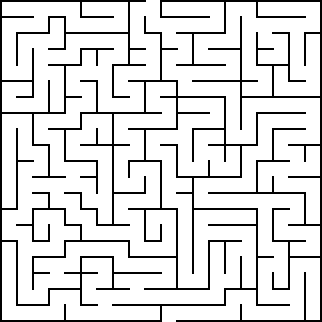
#> input picture src/test1.png, 322 x 322 px, found by its file name
$ python test.py
#> lines starting #> are read from the running program, lines starting #| are printed output that depends on the picture; after the words box and inside, x2 and y2 are one past the last pixel; in counts of white or black regions, pixels touching at a corner belong together
### src1/extract_maze.py
import numpy as np
import cv2
from matplotlib import pyplot as plt


def top_left(img):
    left_top = []
    h,w = img.shape
    for i in range(h):
        for j in range(w):
            if img[i][j] == 255:
                left_top.append(i)
                left_top.append(j)
                return left_top

def bottom_right(img):
    right_bottom = []
    h,w = img.shape
    for i in range(h-1,0,-1):
        for j in range(w-1,0,-1):
            if img[i][j] == 255:
                right_bottom.append(i)
                right_bottom.append(j)
                return right_bottom

def top_right(img):
    right_top = []
    h,w = img.shape
    for i in range(h):
        for j in range(w-1,0,-1):
            if img[i][j] == 255:
                right_top.append(i)
                right_top.append(j)
                return right_top

def bottom_left(img):
    left_bottom = []
    h,w = img.shape
    for i in range(h-1,0,-1):
        for j in range(w):
            if img[i][j] == 255:
                left_bottom.append(i)
                left_bottom.append(j)
                return left_bottom

def make_mask(img_shape,cor):
    points = np.array(cor)
    mask = np.zeros(img_shape)


    cv2.fillPoly(mask, pts=[points], color = 255)
    mask = (mask/255).astype('uint8')

    return mask

########################################################################################
## Below is the part to be changed for noisy images for better results #################
########################################################################################


def preprocess(org_img):
    img = org_img.copy()
    img = cv2.cvtColor(img, cv2.COLOR_BGR2GRAY)
    img = cv2.threshold(img, 0, 255, cv2.THRESH_BINARY_INV+cv2.THRESH_OTSU)[1]

    return img


def morph(preprocess_img):

    img = preprocess_img.copy()

    kernel = np.ones((3, 3), np.uint8)
    eroded_img = cv2.erode(img,kernel)

    subtracted_img = img - eroded_img

    coordinates = []
    coordinates.append(top_left(subtracted_img))
    coordinates.append(top_right(subtracted_img))
    coordinates.append(bottom_right(subtracted_img))
    coordinates.append(bottom_left(subtracted_img))


    mask = make_mask(preprocess_img.shape,coordinates)
    extracted_maze = mask*(255 - preprocess_img)

    return extracted_maze


# [9 lines of commented-out code are left out]

### src1/gate_find.py
import cv2 as cv
import numpy as np
import matplotlib.pyplot as plt

from extract_maze import preprocess

def gate_find(preprocess_img):

    img = preprocess_img.copy()
    img = cv.copyMakeBorder(img, 50, 50, 50, 50, cv.BORDER_CONSTANT, value=0)

    m, n = img.shape
    k1 = np.zeros(m)
    for i in range(m):
        for j in range(n):
            if img[i,j] == 255:
                k1[i] = j
                break
            elif j == n-1:
                k1[i] = j
    l1 = np.zeros(m)
    for i in range(1, k1.shape[0]-1, 2):
        l1[i] = k1[i+1] - k1[i-1]
    l1 = np.abs(l1)
    p1 = l1[l1 > 10]
    r1 = len(p1)

    k2 = np.zeros(m)
    for i in range(m):
        for j in range(n-1, -1, -1):
            if img[i,j] == 255:
                k2[i] = j
                break
            elif j == 0:
                k2[i] = j
    l2 = np.zeros(m)
    for i in range(1, k2.shape[0]-1, 2):
        l2[i] = k2[i+1] - k2[i-1]
    l2 = np.abs(l2)
    p2 = l2[l2 > 10]
    r2 = len(p2)

    k3 = np.zeros(n)
    for i in range(n):
        for j in range(m):
            if img[j,i] == 255:
                k3[i] = j
                break
            elif j == m-1:
                k3[i] = j
    l3 = np.zeros(n)
    for i in range(1, k3.shape[0]-1, 2):
        l3[i] = k3[i+1] - k3[i-1]
    l3 = np.abs(l3)
    p3 = l3[l3 > 10]
    r3 = len(p3)

    k4 = np.zeros(n)
    for i in range(n):
        for j in range(m-1, -1, -1):
            if img[j,i] == 255:
                k4[i] = j
                break
            elif j == 0:
                k4[i] = j
    l4 = np.zeros(n)
    for i in range(1, k4.shape[0]-1, 2):
        l4[i] = k4[i+1] - k4[i-1]
    l4 = np.abs(l4)
    p4 = l4[l4 > 10]
    r4 = len(p4)

    # [4 lines of commented-out code are left out]

    l = np.array([l1, l2, l3, l4])
    r = np.array([r1, r2, r3, r4])
    # print(r)
    r = np.argsort(r)
    l = l[r[::-1]]
    l = l[0:2]
    # print(sum(l[0]))
    # print(sum(l[1]))
    g = []

    if np.array_equal(l[0], l1):
        l1 = np.argsort(l1)
        l1 = l1[-r1:]
        y = np.mean(l1[0:2]).astype(int)
        x = np.median(k1).astype(int)
        # [5 lines of commented-out code are left out]
        g.append([x, y])
        # print('taken from l1')
    elif np.array_equal(l[0], l2):
        l2 = np.argsort(l2)
        l2 = l2[-r2:]
        y = np.mean(l2[0:2]).astype(int)
        x = np.median(k2).astype(int)
        # [5 lines of commented-out code are left out]
        g.append([x, y])
        # print('taken from l2')
    elif np.array_equal(l[0], l3):
        l3 = np.argsort(l3)
        l3 = l3[-r3:]
        x = np.mean(l3[0:2]).astype(int)
        y = np.median(k3).astype(int)
        # [5 lines of commented-out code are left out]
        g.append([x, y])
        # print('taken from l3')
    elif np.array_equal(l[0], l4):
        l4 = np.argsort(l4)
        l4 = l4[-r4:]
        x = np.mean(l4[0:2]).astype(int)
        y = np.median(k4).astype(int)
        # [5 lines of commented-out code are left out]
        g.append([x, y])
        # print('taken from l4')

    if np.array_equal(l[1], l1):
        l1 = np.argsort(l1)
        l1 = l1[-r1:]
        y = np.mean(l1[0:2]).astype(int)
        x = np.median(k1).astype(int)
        # [5 lines of commented-out code are left out]
        g.append([x, y])
        #print('taken from l1')
    elif np.array_equal(l[1], l2):
        l2 = np.argsort(l2)
        l2 = l2[-r2:]
        y = np.mean(l2[0:2]).astype(int)
        x = np.median(k2).astype(int)
        # [5 lines of commented-out code are left out]
        g.append([x, y])
        # print('taken from l2')
    elif np.array_equal(l[1], l3):
        l3 = np.argsort(l3)
        l3 = l3[-r3:]
        x = np.mean(l3[0:2]).astype(int)
        y = np.median(k3).astype(int)
        # [5 lines of commented-out code are left out]
        g.append([x, y])
        # print('taken from l3')
    elif np.array_equal(l[1], l4):
        l4 = np.argsort(l4)
        l4 = l4[-r4:]
        x = np.mean(l4[0:2]).astype(int)
        y = np.median(k4).astype(int)
        # [5 lines of commented-out code are left out]
        g.append([x, y])
        # print('taken from l4')
    g = np.abs(g - np.array([[50, 50],[50,50]]))
    return g

# [8 lines of commented-out code are left out]

### src1/path_find.py
import numpy as np

def create_graph(image):
    h = image.shape[0]
    w = image.shape[1]
    adj_list = [[] for i in range(h*w)]
    for i in range(h):
        for j in range(w):
            if image[i][j] == 255:
                if i>0 and image[i-1][j] == 255:
                    adj_list[(i*w)+j].append((i-1)*w + j)
                if j>0 and image[i][j-1] == 255:
                    adj_list[(i*w)+j].append(i*w + j - 1)
                if i<h-1 and image[i+1][j] == 255:
                    adj_list[(i*w)+j].append((i+1)*w + j)
                if j<h-1 and image[i][j+1] == 255:
                    adj_list[(i*w)+j].append(i*w + j + 1)
    return adj_list


def BFS(adj, src, dest, v, pred, dist):

    queue = []

    visited = [False for i in range(v)]

    for i in range(v):

        dist[i] = 1000000
        pred[i] = -1

    visited[src] = True
    dist[src] = 0
    queue.append(src)

    while (len(queue) != 0):
        u = queue[0]
        queue.pop(0)
        for i in range(len(adj[u])):

            if (visited[adj[u][i]] == False):
                visited[adj[u][i]] = True
                dist[adj[u][i]] = dist[u] + 1
                pred[adj[u][i]] = u
                queue.append(adj[u][i])

                if (adj[u][i] == dest):
                    return True

    return False


def ShortestDistance(adj, s, dest):

    v = len(adj)

    pred=[0 for i in range(v)]
    dist=[0 for i in range(v)]

    if (BFS(adj, s, dest, v, pred, dist) == False):
        print("Given source and destination are not connected")

    else:
        path = []
        crawl = dest
        path.append(crawl)

        while (pred[crawl] != -1):
            path.append(pred[crawl])
            crawl = pred[crawl]

        return path

def final_path(image,src,destin):

    source = (src[0] * image.shape[1]) + src[1]
    dest = (destin[0] * image.shape[1]) + destin[1]

    adjacency_list = create_graph(image)
    return ShortestDistance(adjacency_list,source,dest)

### src1/solution_overlay.py
def sol_overlay(org_image,path):
    image = org_image.copy()
    h = image.shape[0]
    w = image.shape[1]
    for i in range(1,len(path)):
        prev_x = int(path[i-1]/w)
        prev_y = int(path[i-1]%w)

        curr_x = int(path[i]/w)
        curr_y = int(path[i]%w)

        if(abs(prev_x-curr_x)==1):
            for y in range(curr_y, curr_y-5,-1):
                if(y<0 or image[curr_x][y][0]==0):
                    break
                image[curr_x][y] = (255,0,0)

            for y in range(curr_y, curr_y+5):
                if(y>=w or image[curr_x][y][0]==0):
                    break
                image[curr_x][y] = (255,0,0)

        else:
            for x in range(curr_x, curr_x-5,-1):
                if(x<0 or image[x][curr_y][0]==0):
                    break
                image[x][curr_y] = (255,0,0)

            for x in range(curr_x, curr_x+5):
                if(x>=h or image[x][curr_y][0]==0):
                    break
                image[x][curr_y] = (255,0,0)

    return image

### src1/test.py
import cv2 as cv
import numpy as np
import matplotlib.pyplot as plt

from extract_maze import *
from gate_find import *
from path_find import *
from solution_overlay import *

org_img = cv2.imread('test1.png')
#> org_img is the input picture: shape (322, 322, 3); 86.4% white; black in thin lines or dots
org_img = cv2.copyMakeBorder(org_img,3,3,3,3,cv2.BORDER_CONSTANT, None, value = (255,255,255))
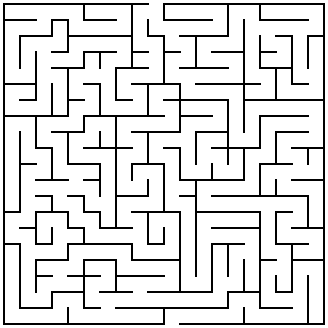
#> org_img: shape (328, 328, 3); 86.9% white; black in thin lines or dots

preprocess_img = preprocess(org_img)
#> in preprocess, `img = cv2.cvtColor(img, cv2.COLOR_BGR2GRAY)`: img: shape (328, 328); 86.9% white; black in thin lines or dots
#> in preprocess, `img = cv2.threshold(img, 0, 255, cv2.THRESH_BINARY_INV+cv2.THRESH_OTSU..`: img: shape (328, 328); 13.1% white in thin lines or dots
extracted_maze = morph(preprocess_img)
#> in morph, `eroded_img = cv2.erode(img,kernel)`: eroded_img: shape (328, 328); every value is 0
#> in make_mask, `points = np.array(cor)`: points = [[3, 3], [3, 324], [324, 324], [324, 3]]
#> in make_mask, `cv2.fillPoly(mask, pts=[points], color = 255)`:
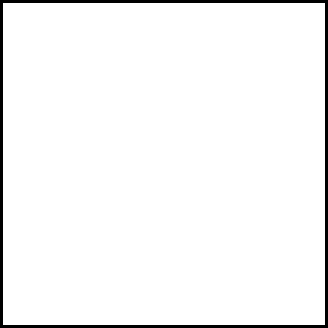
#> mask: shape (328, 328) float64; 96.4% white; 1 black region, box (x1, y1, x2, y2) and area: (0, 0, 328, 328) 3900
#> in morph, `extracted_maze = mask*(255 - preprocess_img)`:
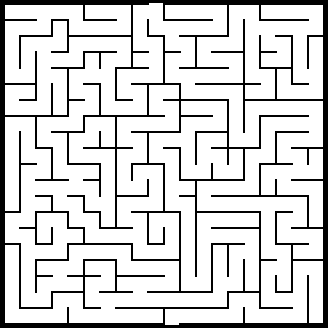
#> extracted_maze: shape (328, 328); 83.3% white; 1 black region, box (x1, y1, x2, y2) and area: (0, 0, 328, 328) 17956
gates = gate_find(preprocess_img)
#> in gate_find, `img = cv.copyMakeBorder(img, 50, 50, 50, 50, cv.BORDER_CONSTANT, value..`:
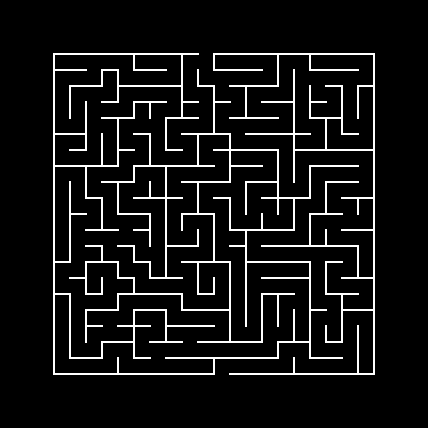
#> img: shape (428, 428); 7.7% white in thin lines or dots, all inside (x1, y1, x2, y2) = (53, 53, 375, 375)
#> gates = [[172, 324], [156, 3]]

# [5 lines of commented-out code are left out]

print(gates)
#| [[172 324]
#|  [156   3]]

path_res = final_path(extracted_maze,gates[0],gates[1])
#> in final_path, `source = (src[0] * image.shape[1]) + src[1]`: source = 56740
#> in final_path, `dest = (destin[0] * image.shape[1]) + destin[1]`: dest = 51171
#> in final_path, `adjacency_list = create_graph(image)`: adjacency_list = 107584 items
#> in ShortestDistance, `v = len(adj)`: v = 107584
#> the loop in BFS, `while (len(queue) != 0):` made 1 pass
#> u on pass 1: 56740
#> after the loop in BFS, `while (len(queue) != 0):`: dist = 107584 items; queue = []; visited = 107584 items

final_res = sol_overlay(org_img,path_res)
#> (the run stopped early here; a loop or call above may not have finished)

$ run again, with src1/easy.jpg saved as src/test1.png
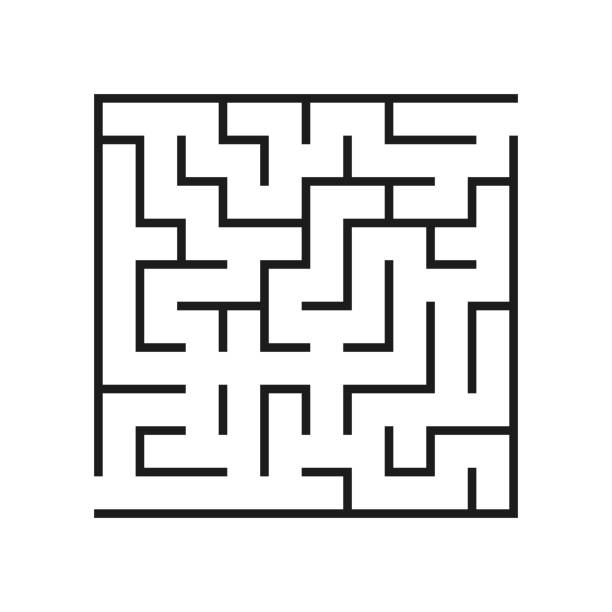
#> input picture src1/easy.jpg, 612 x 612 px, found by its file name
#> org_img is the input picture: shape (612, 612, 3); min 2, max 255, mean 229.9
#> org_img: shape (618, 618, 3)
#> eroded_img: shape (618, 618); 8.3% white; 7 white regions, largest, box (x1, y1, x2, y2) and area: (98, 140, 520, 520) 16310, (98, 98, 520, 478) 10505, (347, 306, 437, 437) 1415
#> in morph, `subtracted_img = img - eroded_img`:
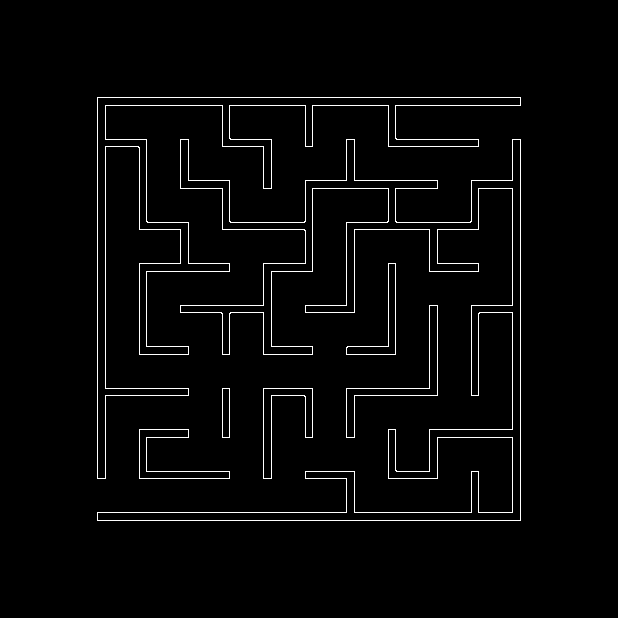
#> subtracted_img: shape (618, 618); 2.5% white in thin lines or dots, all inside (x1, y1, x2, y2) = (97, 97, 521, 521)
#> points = [[97, 97], [97, 520], [520, 520], [520, 97]]
#> extracted_maze: shape (618, 618); 36.3% white; 1 white region, box (x1, y1, x2, y2) and area: (97, 106, 521, 512) 138553
#> in gate_find, `img = cv.copyMakeBorder(img, 50, 50, 50, 50, cv.BORDER_CONSTANT, value..`:
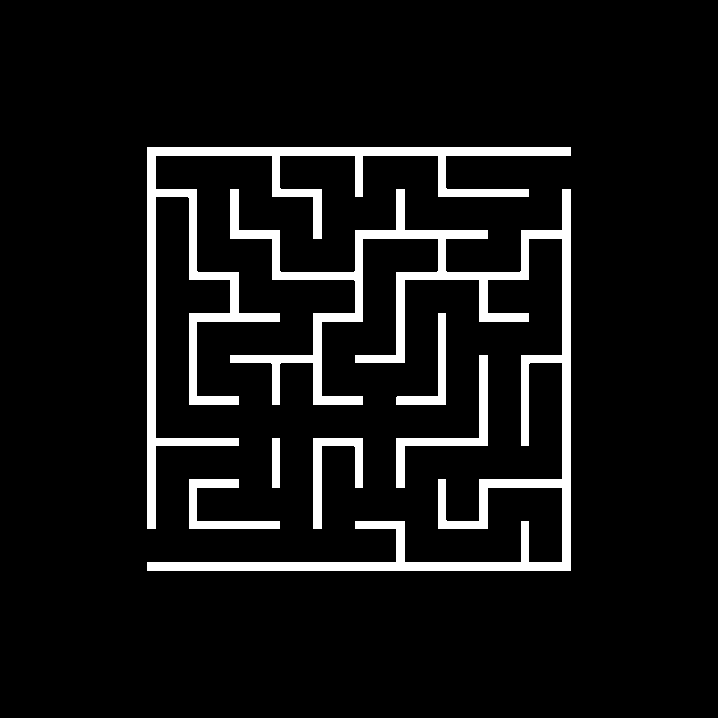
#> img: shape (718, 718); 8% white; 7 white regions, largest, box (x1, y1, x2, y2) and area: (147, 189, 571, 571) 21234, (147, 147, 571, 529) 13689, (396, 355, 488, 488) 1861
#> gates = [[97, 495], [520, 122]]
#| [[ 97 495]
#|  [520 122]]
#> source = 60441
#> dest = 321482
#> adjacency_list = 381924 items
#> v = 381924
#> the loop in BFS, `while (len(queue) != 0):` made 1 pass
#> u on pass 1: 60441
#> after the loop in BFS, `while (len(queue) != 0):`: dist = 381924 items; queue = []; visited = 381924 items

$ run again, with src/circular.jpg saved as src/test1.png
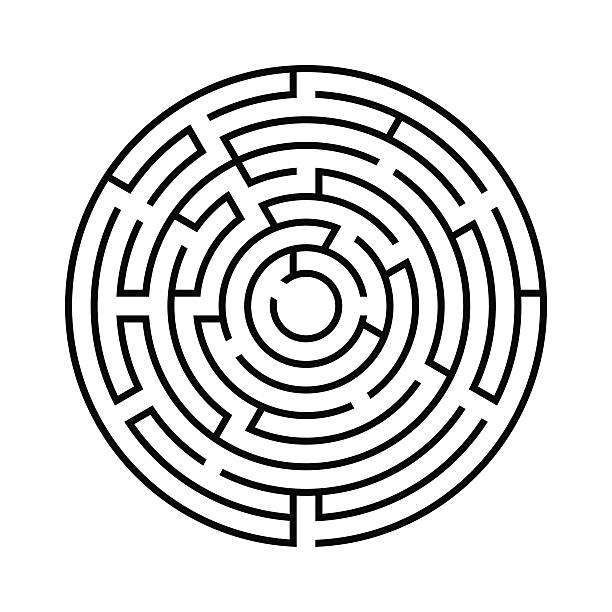
#> input picture src/circular.jpg, 612 x 612 px, found by its file name
#> org_img is the input picture: shape (612, 612, 3); mean B, G, R 218.7, 218.7, 218.7
#> org_img: shape (618, 618, 3)
#> eroded_img: shape (618, 618); 9.1% white; 1 white region, box (x1, y1, x2, y2) and area: (69, 69, 549, 549) 34623
#> in morph, `subtracted_img = img - eroded_img`:
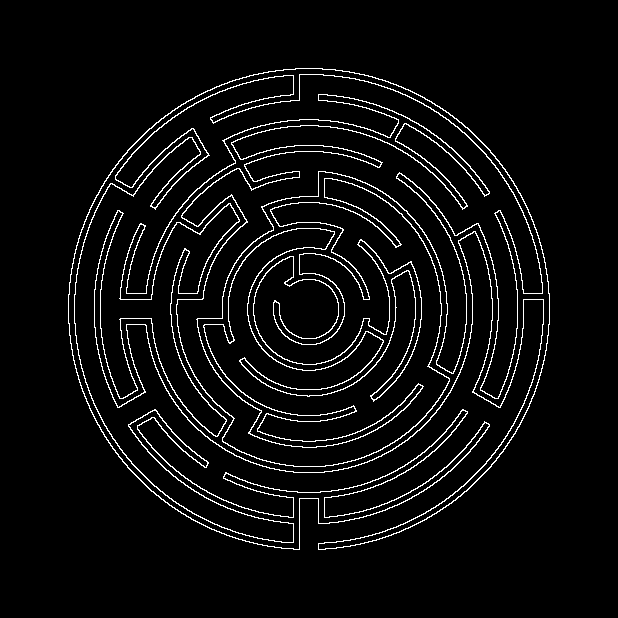
#> subtracted_img: shape (618, 618); 5.1% white in thin lines or dots, all inside (x1, y1, x2, y2) = (68, 68, 550, 550)
#> points = [[68, 295], [68, 322], [549, 325], [549, 293]]
#> extracted_maze: shape (618, 618); 2.8% white; 13 white regions (1 under 20 px), largest, box (x1, y1, x2, y2) and area: (254, 294, 338, 325) 2323, (101, 295, 171, 324) 1644, (342, 294, 389, 325) 1292
#> in gate_find, `img = cv.copyMakeBorder(img, 50, 50, 50, 50, cv.BORDER_CONSTANT, value..`:
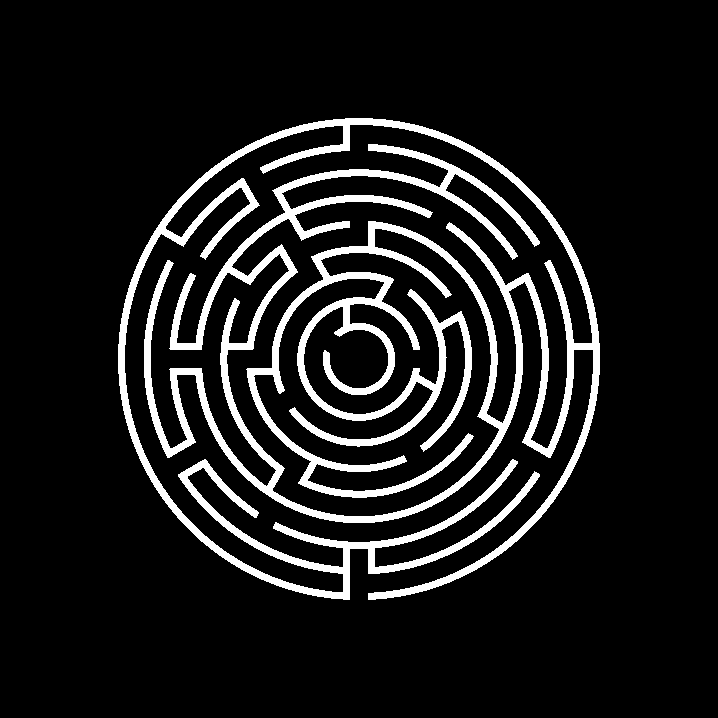
#> img: shape (718, 718); 10.5% white; 1 white region, box (x1, y1, x2, y2) and area: (118, 118, 600, 600) 53911
#> gates = [[309, 469], [308, 148]]
#| [[309 469]
#|  [308 148]]
#> source = 191431
#> dest = 190492
#> adjacency_list = 381924 items
#> v = 381924
#> the loop in BFS, `while (len(queue) != 0):` made 1 pass
#> u on pass 1: 191431
#> after the loop in BFS, `while (len(queue) != 0):`: dist = 381924 items; queue = []; visited = 381924 items
